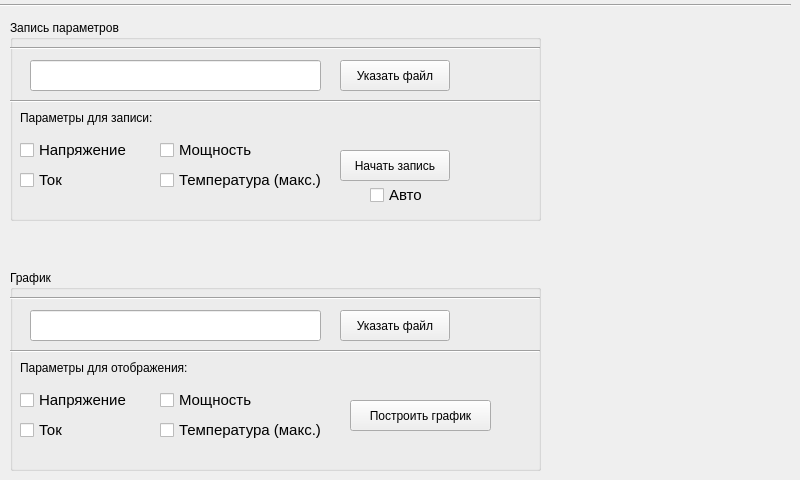
    <widget class="QWidget" name="write_params_tab">
     <attribute name="title">
      <string>Журнал данных</string>
     </attribute>
     <widget class="Line" name="line_up_window_2">
      <property name="geometry">
       <rect>
        <x>0</x>
        <y>-10</y>
        <width>791</width>
        <height>30</height>
       </rect>
      </property>
      <property name="orientation">
       <enum>Qt::Orientation::Horizontal</enum>
      </property>
     </widget>
     <widget class="QGroupBox" name="groupBox_3">
      <property name="geometry">
       <rect>
        <x>10</x>
        <y>20</y>
        <width>531</width>
        <height>201</height>
       </rect>
      </property>
      <property name="title">
       <string>Запись параметров</string>
      </property>
      <widget class="Line" name="line_16">
       <property name="geometry">
        <rect>
         <x>0</x>
         <y>20</y>
         <width>530</width>
         <height>16</height>
        </rect>
       </property>
       <property name="orientation">
        <enum>Qt::Orientation::Horizontal</enum>
       </property>
      </widget>
      <widget class="QLineEdit" name="lineEditFileName">
       <property name="enabled">
        <bool>true</bool>
       </property>
       <property name="geometry">
        <rect>
         <x>20</x>
         <y>40</y>
         <width>291</width>
         <height>31</height>
        </rect>
       </property>
       <property name="font">
        <font>
         <pointsize>14</pointsize>
         <italic>false</italic>
         <fontweight>DemiBold</fontweight>
        </font>
       </property>
       <property name="toolTip">
        <string>Скорость вентиляторов в процентах</string>
       </property>
       <property name="maxLength">
        <number>2</number>
       </property>
       <property name="readOnly">
        <bool>true</bool>
       </property>
      </widget>
      <widget class="QPushButton" name="pushButtonFileSave">
       <property name="geometry">
        <rect>
         <x>330</x>
         <y>40</y>
         <width>110</width>
         <height>31</height>
        </rect>
       </property>
       <property name="text">
        <string>Указать файл</string>
       </property>
      </widget>
      <widget class="QLabel" name="label_6">
       <property name="geometry">
        <rect>
         <x>10</x>
         <y>90</y>
         <width>181</width>
         <height>16</height>
        </rect>
       </property>
       <property name="text">
        <string>Параметры для записи:</string>
       </property>
      </widget>
      <widget class="QCheckBox" name="checkBoxVoltage">
       <property name="geometry">
        <rect>
         <x>10</x>
         <y>120</y>
         <width>111</width>
         <height>20</height>
        </rect>
       </property>
       <property name="font">
        <font>
         <pointsize>11</pointsize>
         <italic>false</italic>
         <fontweight>DemiBold</fontweight>
        </font>
       </property>
       <property name="text">
        <string>Напряжение</string>
       </property>
      </widget>
      <widget class="QCheckBox" name="checkBoxCurrent">
       <property name="geometry">
        <rect>
         <x>10</x>
         <y>150</y>
         <width>76</width>
         <height>20</height>
        </rect>
       </property>
       <property name="font">
        <font>
         <pointsize>11</pointsize>
         <italic>false</italic>
         <fontweight>DemiBold</fontweight>
        </font>
       </property>
       <property name="text">
        <string>Ток</string>
       </property>
      </widget>
      <widget class="QCheckBox" name="checkBoxPower">
       <property name="geometry">
        <rect>
         <x>150</x>
         <y>120</y>
         <width>101</width>
         <height>20</height>
        </rect>
       </property>
       <property name="font">
        <font>
         <pointsize>11</pointsize>
         <italic>false</italic>
         <fontweight>DemiBold</fontweight>
        </font>
       </property>
       <property name="text">
        <string>Мощность</string>
       </property>
      </widget>
      <widget class="QCheckBox" name="checkBoxTemp">
       <property name="geometry">
        <rect>
         <x>150</x>
         <y>150</y>
         <width>161</width>
         <height>20</height>
        </rect>
       </property>
       <property name="font">
        <font>
         <pointsize>11</pointsize>
         <italic>false</italic>
         <fontweight>DemiBold</fontweight>
        </font>
       </property>
       <property name="text">
        <string>Температура (макс.)</string>
       </property>
      </widget>
      <widget class="Line" name="line_4">
       <property name="geometry">
        <rect>
         <x>0</x>
         <y>80</y>
         <width>530</width>
         <height>3</height>
        </rect>
       </property>
       <property name="orientation">
        <enum>Qt::Orientation::Horizontal</enum>
       </property>
      </widget>
      <widget class="QPushButton" name="pushButtonStartWriteParams">
       <property name="geometry">
        <rect>
         <x>330</x>
         <y>130</y>
         <width>110</width>
         <height>31</height>
        </rect>
       </property>
       <property name="text">
        <string>Начать запись</string>
       </property>
      </widget>
      <widget class="QCheckBox" name="checkBoxPower_3">
       <property name="geometry">
        <rect>
         <x>360</x>
         <y>160</y>
         <width>101</width>
         <height>30</height>
        </rect>
       </property>
       <property name="font">
        <font>
         <pointsize>11</pointsize>
         <italic>false</italic>
         <fontweight>DemiBold</fontweight>
        </font>
       </property>
       <property name="text">
        <string>Авто</string>
       </property>
      </widget>
     </widget>
     <widget class="QGroupBox" name="groupBox_4">
      <property name="geometry">
       <rect>
        <x>10</x>
        <y>270</y>
        <width>531</width>
        <height>201</height>
       </rect>
      </property>
      <property name="title">
       <string>График</string>
      </property>
      <widget class="Line" name="line_17">
       <property name="geometry">
        <rect>
         <x>0</x>
         <y>20</y>
         <width>530</width>
         <height>16</height>
        </rect>
       </property>
       <property name="orientation">
        <enum>Qt::Orientation::Horizontal</enum>
       </property>
      </widget>
      <widget class="QLineEdit" name="lineEditFileName_2">
       <property name="enabled">
        <bool>true</bool>
       </property>
       <property name="geometry">
        <rect>
         <x>20</x>
         <y>40</y>
         <width>291</width>
         <height>31</height>
        </rect>
       </property>
       <property name="font">
        <font>
         <pointsize>14</pointsize>
         <italic>false</italic>
         <fontweight>DemiBold</fontweight>
        </font>
       </property>
       <property name="toolTip">
        <string>Скорость вентиляторов в процентах</string>
       </property>
       <property name="maxLength">
        <number>2</number>
       </property>
       <property name="readOnly">
        <bool>true</bool>
       </property>
      </widget>
      <widget class="QPushButton" name="pushButtonFileSave_2">
       <property name="geometry">
        <rect>
         <x>330</x>
         <y>40</y>
         <width>110</width>
         <height>31</height>
        </rect>
       </property>
       <property name="text">
        <string>Указать файл</string>
       </property>
      </widget>
      <widget class="QLabel" name="label_7">
       <property name="geometry">
        <rect>
         <x>10</x>
         <y>90</y>
         <width>201</width>
         <height>16</height>
        </rect>
       </property>
       <property name="text">
        <string>Параметры для отображения:</string>
       </property>
      </widget>
      <widget class="QCheckBox" name="checkBoxVoltage_2">
       <property name="geometry">
        <rect>
         <x>10</x>
         <y>120</y>
         <width>111</width>
         <height>20</height>
        </rect>
       </property>
       <property name="font">
        <font>
         <pointsize>11</pointsize>
         <italic>false</italic>
         <fontweight>DemiBold</fontweight>
        </font>
       </property>
       <property name="text">
        <string>Напряжение</string>
       </property>
      </widget>
      <widget class="QCheckBox" name="checkBoxCurrent_2">
       <property name="geometry">
        <rect>
         <x>10</x>
         <y>150</y>
         <width>76</width>
         <height>20</height>
        </rect>
       </property>
       <property name="font">
        <font>
         <pointsize>11</pointsize>
         <italic>false</italic>
         <fontweight>DemiBold</fontweight>
        </font>
       </property>
       <property name="text">
        <string>Ток</string>
       </property>
      </widget>
      <widget class="QCheckBox" name="checkBoxPower_2">
       <property name="geometry">
        <rect>
         <x>150</x>
         <y>120</y>
         <width>101</width>
         <height>20</height>
        </rect>
       </property>
       <property name="font">
        <font>
         <pointsize>11</pointsize>
         <italic>false</italic>
         <fontweight>DemiBold</fontweight>
        </font>
       </property>
       <property name="text">
        <string>Мощность</string>
       </property>
      </widget>
      <widget class="QCheckBox" name="checkBoxTemp_2">
       <property name="geometry">
        <rect>
         <x>150</x>
         <y>150</y>
         <width>161</width>
         <height>20</height>
        </rect>
       </property>
       <property name="font">
        <font>
         <pointsize>11</pointsize>
         <italic>false</italic>
         <fontweight>DemiBold</fontweight>
        </font>
       </property>
       <property name="text">
        <string>Температура (макс.)</string>
       </property>
      </widget>
      <widget class="Line" name="line_9">
       <property name="geometry">
        <rect>
         <x>0</x>
         <y>80</y>
         <width>530</width>
         <height>3</height>
        </rect>
       </property>
       <property name="orientation">
        <enum>Qt::Orientation::Horizontal</enum>
       </property>
      </widget>
      <widget class="QPushButton" name="pushButtonStartWriteParams_2">
       <property name="geometry">
        <rect>
         <x>340</x>
         <y>130</y>
         <width>141</width>
         <height>31</height>
        </rect>
       </property>
       <property name="text">
        <string>Построить график</string>
       </property>
      </widget>
     </widget>
    </widget>
